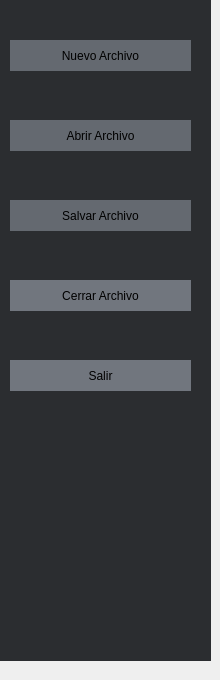
     <widget class="QWidget" name="page">
      <widget class="QWidget" name="layoutArchivo" native="true">
       <property name="geometry">
        <rect>
         <x>0</x>
         <y>-10</y>
         <width>211</width>
         <height>671</height>
        </rect>
       </property>
       <property name="palette">
        <palette>
         <active>
          <colorrole role="Base">
           <brush brushstyle="SolidPattern">
            <color alpha="255">
             <red>255</red>
             <green>255</green>
             <blue>255</blue>
            </color>
           </brush>
          </colorrole>
          <colorrole role="Window">
           <brush brushstyle="SolidPattern">
            <color alpha="255">
             <red>43</red>
             <green>45</green>
             <blue>48</blue>
            </color>
           </brush>
          </colorrole>
         </active>
         <inactive>
          <colorrole role="Base">
           <brush brushstyle="SolidPattern">
            <color alpha="255">
             <red>255</red>
             <green>255</green>
             <blue>255</blue>
            </color>
           </brush>
          </colorrole>
          <colorrole role="Window">
           <brush brushstyle="SolidPattern">
            <color alpha="255">
             <red>43</red>
             <green>45</green>
             <blue>48</blue>
            </color>
           </brush>
          </colorrole>
         </inactive>
         <disabled>
          <colorrole role="Base">
           <brush brushstyle="SolidPattern">
            <color alpha="255">
             <red>43</red>
             <green>45</green>
             <blue>48</blue>
            </color>
           </brush>
          </colorrole>
          <colorrole role="Window">
           <brush brushstyle="SolidPattern">
            <color alpha="255">
             <red>43</red>
             <green>45</green>
             <blue>48</blue>
            </color>
           </brush>
          </colorrole>
         </disabled>
        </palette>
       </property>
       <property name="autoFillBackground">
        <bool>true</bool>
       </property>
       <widget class="QWidget" name="wd_archivo4" native="true">
        <property name="geometry">
         <rect>
          <x>10</x>
          <y>290</y>
          <width>181</width>
          <height>31</height>
         </rect>
        </property>
        <property name="palette">
         <palette>
          <active>
           <colorrole role="Window">
            <brush brushstyle="SolidPattern">
             <color alpha="255">
              <red>113</red>
              <green>118</green>
              <blue>126</blue>
             </color>
            </brush>
           </colorrole>
          </active>
          <inactive>
           <colorrole role="Window">
            <brush brushstyle="SolidPattern">
             <color alpha="255">
              <red>113</red>
              <green>118</green>
              <blue>126</blue>
             </color>
            </brush>
           </colorrole>
          </inactive>
          <disabled>
           <colorrole role="Base">
            <brush brushstyle="SolidPattern">
             <color alpha="255">
              <red>113</red>
              <green>118</green>
              <blue>126</blue>
             </color>
            </brush>
           </colorrole>
           <colorrole role="Window">
            <brush brushstyle="SolidPattern">
             <color alpha="255">
              <red>113</red>
              <green>118</green>
              <blue>126</blue>
             </color>
            </brush>
           </colorrole>
          </disabled>
         </palette>
        </property>
        <property name="autoFillBackground">
         <bool>true</bool>
        </property>
        <widget class="QLabel" name="lb_archivo4">
         <property name="geometry">
          <rect>
           <x>0</x>
           <y>0</y>
           <width>181</width>
           <height>31</height>
          </rect>
         </property>
         <property name="cursor">
          <cursorShape>OpenHandCursor</cursorShape>
         </property>
         <property name="text">
          <string>Cerrar Archivo</string>
         </property>
         <property name="alignment">
          <set>Qt::AlignCenter</set>
         </property>
        </widget>
       </widget>
       <widget class="QWidget" name="wdArchivo1" native="true">
        <property name="geometry">
         <rect>
          <x>10</x>
          <y>50</y>
          <width>181</width>
          <height>31</height>
         </rect>
        </property>
        <property name="palette">
         <palette>
          <active>
           <colorrole role="Window">
            <brush brushstyle="SolidPattern">
             <color alpha="255">
              <red>100</red>
              <green>105</green>
              <blue>112</blue>
             </color>
            </brush>
           </colorrole>
          </active>
          <inactive>
           <colorrole role="Window">
            <brush brushstyle="SolidPattern">
             <color alpha="255">
              <red>100</red>
              <green>105</green>
              <blue>112</blue>
             </color>
            </brush>
           </colorrole>
          </inactive>
          <disabled>
           <colorrole role="Base">
            <brush brushstyle="SolidPattern">
             <color alpha="255">
              <red>100</red>
              <green>105</green>
              <blue>112</blue>
             </color>
            </brush>
           </colorrole>
           <colorrole role="Window">
            <brush brushstyle="SolidPattern">
             <color alpha="255">
              <red>100</red>
              <green>105</green>
              <blue>112</blue>
             </color>
            </brush>
           </colorrole>
          </disabled>
         </palette>
        </property>
        <property name="autoFillBackground">
         <bool>true</bool>
        </property>
        <widget class="QLabel" name="lb_archivo1">
         <property name="enabled">
          <bool>true</bool>
         </property>
         <property name="geometry">
          <rect>
           <x>0</x>
           <y>0</y>
           <width>181</width>
           <height>31</height>
          </rect>
         </property>
         <property name="cursor">
          <cursorShape>OpenHandCursor</cursorShape>
         </property>
         <property name="text">
          <string>Nuevo Archivo</string>
         </property>
         <property name="alignment">
          <set>Qt::AlignCenter</set>
         </property>
        </widget>
       </widget>
       <widget class="QWidget" name="wdArchivo2" native="true">
        <property name="geometry">
         <rect>
          <x>10</x>
          <y>130</y>
          <width>181</width>
          <height>31</height>
         </rect>
        </property>
        <property name="palette">
         <palette>
          <active>
           <colorrole role="Window">
            <brush brushstyle="SolidPattern">
             <color alpha="255">
              <red>100</red>
              <green>105</green>
              <blue>112</blue>
             </color>
            </brush>
           </colorrole>
          </active>
          <inactive>
           <colorrole role="Window">
            <brush brushstyle="SolidPattern">
             <color alpha="255">
              <red>100</red>
              <green>105</green>
              <blue>112</blue>
             </color>
            </brush>
           </colorrole>
          </inactive>
          <disabled>
           <colorrole role="Base">
            <brush brushstyle="SolidPattern">
             <color alpha="255">
              <red>100</red>
              <green>105</green>
              <blue>112</blue>
             </color>
            </brush>
           </colorrole>
           <colorrole role="Window">
            <brush brushstyle="SolidPattern">
             <color alpha="255">
              <red>100</red>
              <green>105</green>
              <blue>112</blue>
             </color>
            </brush>
           </colorrole>
          </disabled>
         </palette>
        </property>
        <property name="autoFillBackground">
         <bool>true</bool>
        </property>
        <widget class="QLabel" name="lb_archivo2">
         <property name="geometry">
          <rect>
           <x>0</x>
           <y>0</y>
           <width>181</width>
           <height>31</height>
          </rect>
         </property>
         <property name="cursor">
          <cursorShape>OpenHandCursor</cursorShape>
         </property>
         <property name="text">
          <string>Abrir Archivo</string>
         </property>
         <property name="alignment">
          <set>Qt::AlignCenter</set>
         </property>
        </widget>
       </widget>
       <widget class="QWidget" name="wdArchivo3" native="true">
        <property name="geometry">
         <rect>
          <x>10</x>
          <y>210</y>
          <width>181</width>
          <height>31</height>
         </rect>
        </property>
        <property name="palette">
         <palette>
          <active>
           <colorrole role="Window">
            <brush brushstyle="SolidPattern">
             <color alpha="255">
              <red>100</red>
              <green>105</green>
              <blue>112</blue>
             </color>
            </brush>
           </colorrole>
          </active>
          <inactive>
           <colorrole role="Window">
            <brush brushstyle="SolidPattern">
             <color alpha="255">
              <red>100</red>
              <green>105</green>
              <blue>112</blue>
             </color>
            </brush>
           </colorrole>
          </inactive>
          <disabled>
           <colorrole role="Base">
            <brush brushstyle="SolidPattern">
             <color alpha="255">
              <red>100</red>
              <green>105</green>
              <blue>112</blue>
             </color>
            </brush>
           </colorrole>
           <colorrole role="Window">
            <brush brushstyle="SolidPattern">
             <color alpha="255">
              <red>100</red>
              <green>105</green>
              <blue>112</blue>
             </color>
            </brush>
           </colorrole>
          </disabled>
         </palette>
        </property>
        <property name="autoFillBackground">
         <bool>true</bool>
        </property>
        <widget class="QLabel" name="lb_archivo3">
         <property name="geometry">
          <rect>
           <x>0</x>
           <y>0</y>
           <width>181</width>
           <height>31</height>
          </rect>
         </property>
         <property name="cursor">
          <cursorShape>OpenHandCursor</cursorShape>
         </property>
         <property name="text">
          <string>Salvar Archivo</string>
         </property>
         <property name="alignment">
          <set>Qt::AlignCenter</set>
         </property>
        </widget>
       </widget>
       <widget class="QWidget" name="wd_archivo5" native="true">
        <property name="geometry">
         <rect>
          <x>10</x>
          <y>370</y>
          <width>181</width>
          <height>31</height>
         </rect>
        </property>
        <property name="palette">
         <palette>
          <active>
           <colorrole role="Window">
            <brush brushstyle="SolidPattern">
             <color alpha="255">
              <red>113</red>
              <green>118</green>
              <blue>126</blue>
             </color>
            </brush>
           </colorrole>
          </active>
          <inactive>
           <colorrole role="Window">
            <brush brushstyle="SolidPattern">
             <color alpha="255">
              <red>113</red>
              <green>118</green>
              <blue>126</blue>
             </color>
            </brush>
           </colorrole>
          </inactive>
          <disabled>
           <colorrole role="Base">
            <brush brushstyle="SolidPattern">
             <color alpha="255">
              <red>113</red>
              <green>118</green>
              <blue>126</blue>
             </color>
            </brush>
           </colorrole>
           <colorrole role="Window">
            <brush brushstyle="SolidPattern">
             <color alpha="255">
              <red>113</red>
              <green>118</green>
              <blue>126</blue>
             </color>
            </brush>
           </colorrole>
          </disabled>
         </palette>
        </property>
        <property name="autoFillBackground">
         <bool>true</bool>
        </property>
        <widget class="QLabel" name="lb_archivo5">
         <property name="geometry">
          <rect>
           <x>0</x>
           <y>0</y>
           <width>181</width>
           <height>31</height>
          </rect>
         </property>
         <property name="cursor">
          <cursorShape>OpenHandCursor</cursorShape>
         </property>
         <property name="text">
          <string>Salir</string>
         </property>
         <property name="alignment">
          <set>Qt::AlignCenter</set>
         </property>
        </widget>
       </widget>
       <zorder>wdArchivo1</zorder>
       <zorder>wdArchivo2</zorder>
       <zorder>wdArchivo3</zorder>
       <zorder>verticalSpacer</zorder>
       <zorder>verticalSpacer_2</zorder>
       <zorder>verticalSpacer_3</zorder>
       <zorder>wd_archivo4</zorder>
       <zorder>verticalSpacer_7</zorder>
       <zorder>wd_archivo5</zorder>
      </widget>
     </widget>
